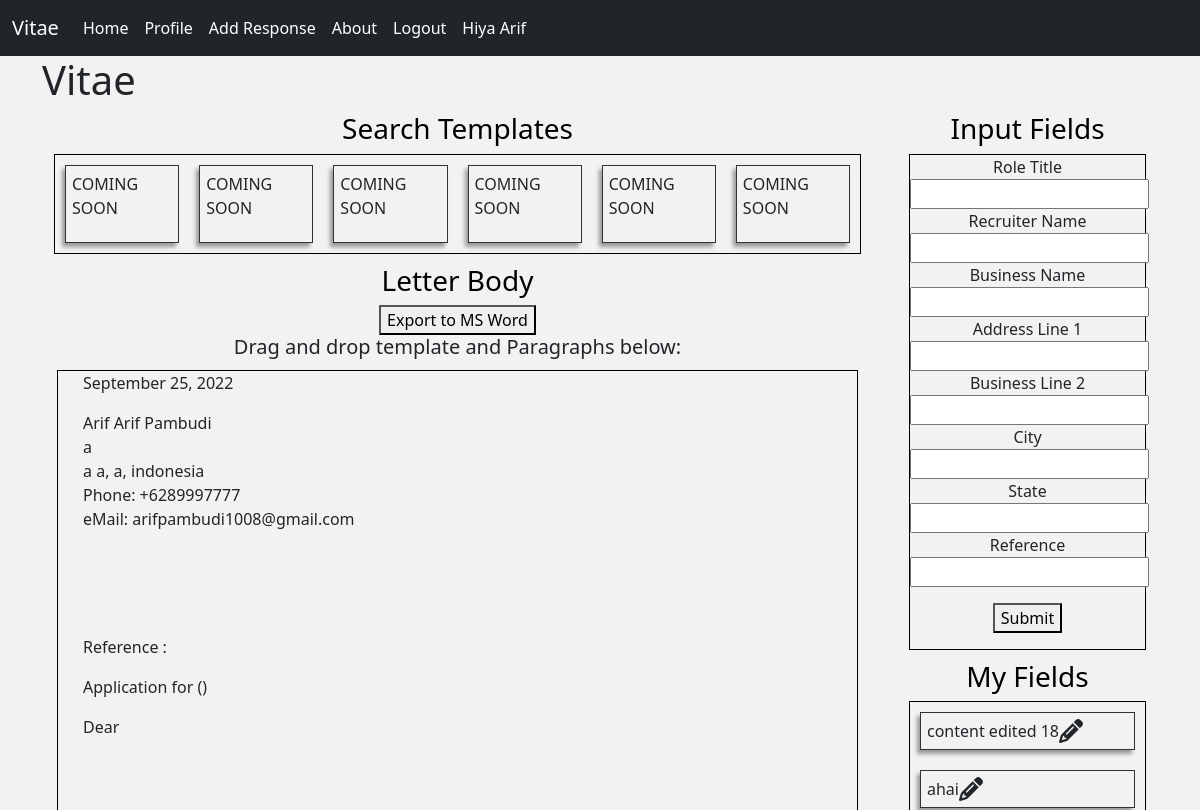
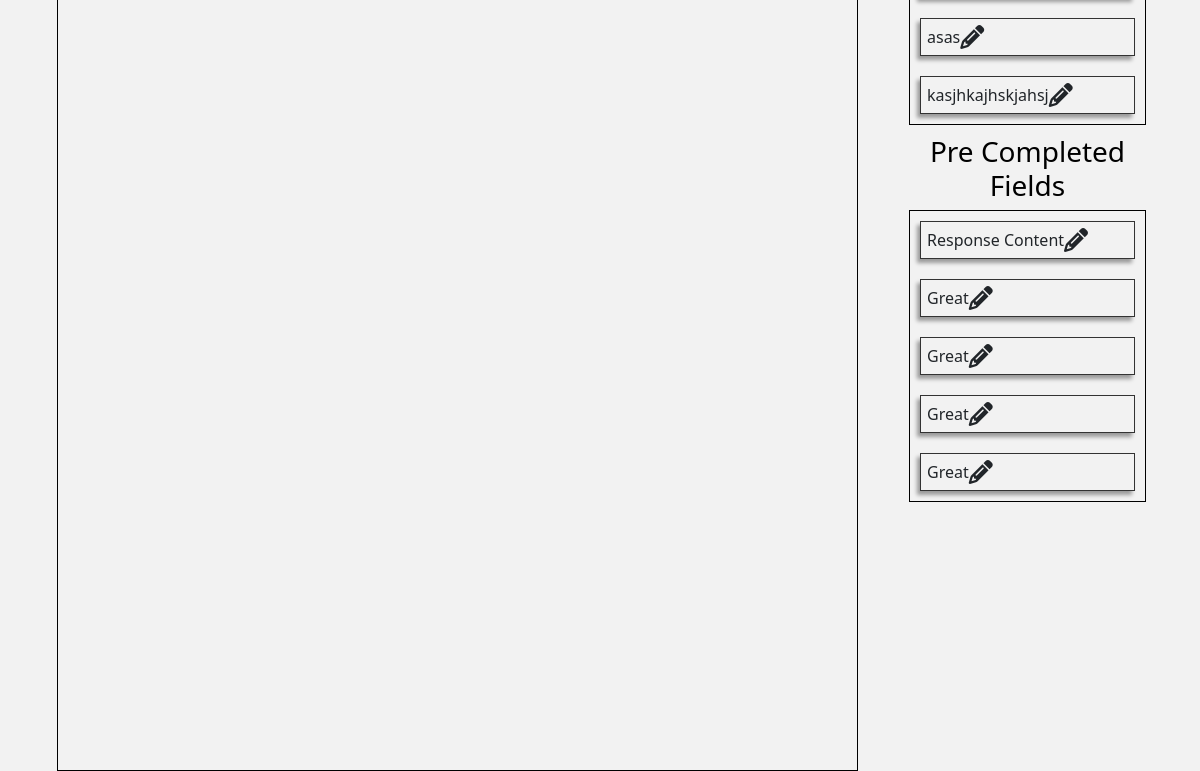
Page / (signed in) on the earlier database version (2 pictures, top to bottom).
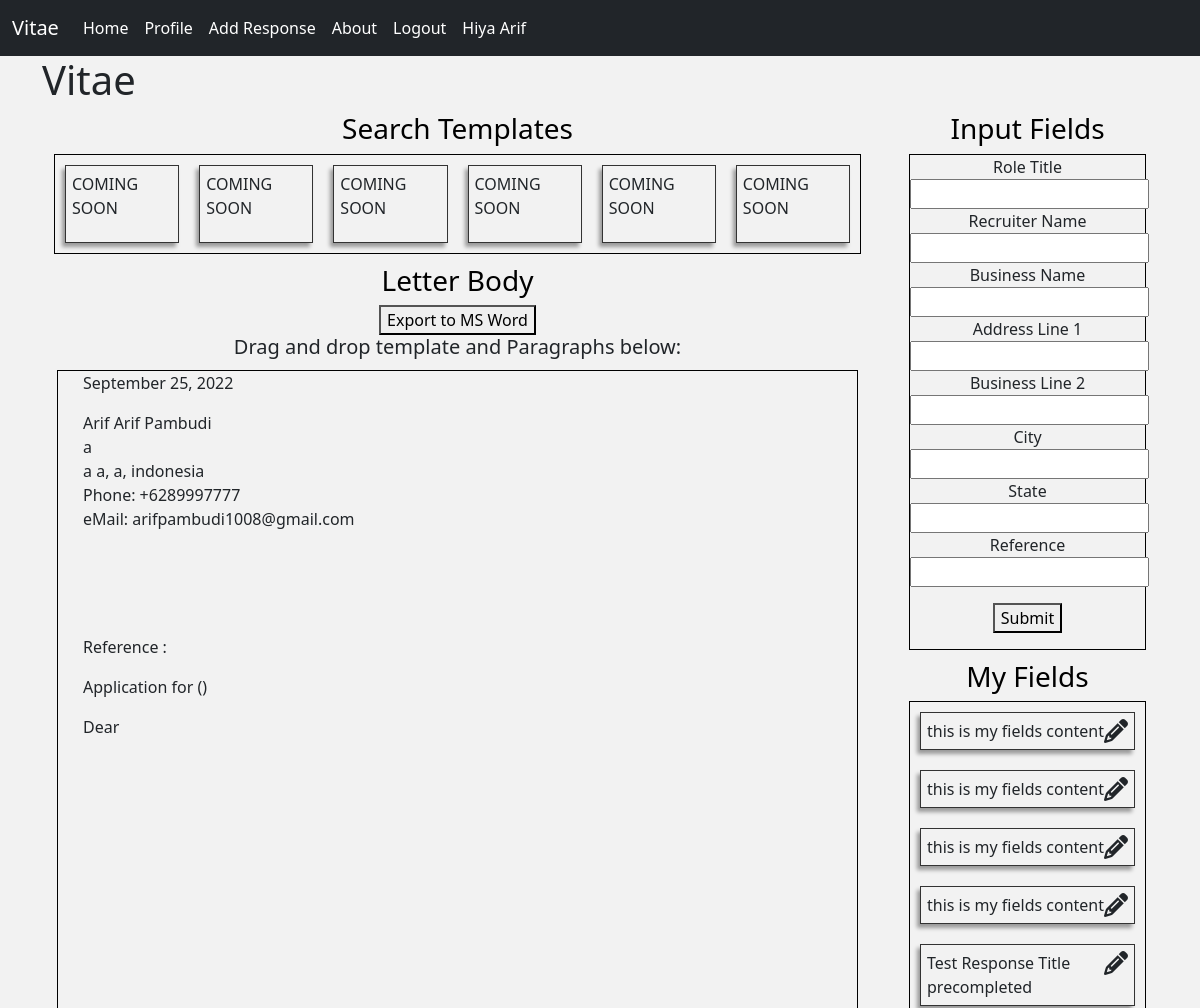
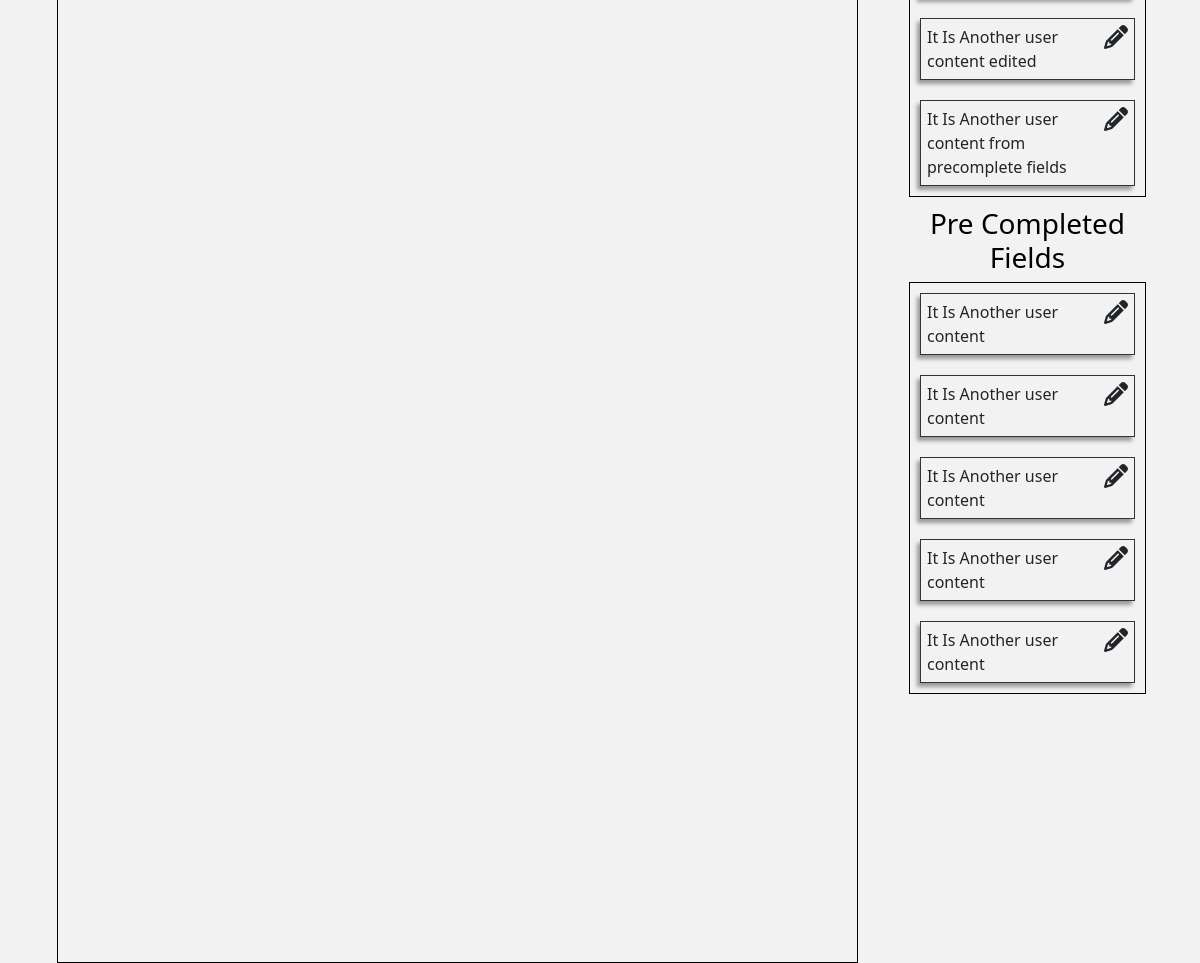
Same page on the later database version (2 pictures, top to bottom).
### authenticate/models.py (models this page shows, shortened)
class User(AbstractUser):
    address_1 = models.CharField(max_length=256)
    address_2 = models.CharField(max_length=256, blank=True)
    suburb = models.CharField(max_length=100)
    postcode = models.CharField(max_length=10)
    state = models.CharField(max_length=100)
    country = models.CharField(max_length=100)
    phone = models.CharField(max_length=20)
    class Meta:
        verbose_name = 'User'
        verbose_name_plural = 'Users'

class Response(models.Model):
    user = models.ForeignKey(User, on_delete=models.CASCADE)
    title = models.CharField(max_length=256)
    content = models.TextField()
    category = models.CharField(max_length=100, choices=categories, default="Other")
    tags = models.CharField(max_length=100, blank=True, null=True)
    class Meta:
        verbose_name = 'Response'
        verbose_name_plural = 'Responses'

### authenticate/views.py (the view)
# urls.py: path('', views.home, name='home'),
def home(request):
    myfields = None
    precompletefields = None
    if request.user.is_authenticated:
        users = User.objects.filter(is_superuser=False).exclude(id=request.user.id)
        myfields = Response.objects.filter(user=request.user)
        precompletefields = Response.objects.filter(user__in=users).order_by('-id')[:5]
        myfields = Response.objects.filter(user=request.user)
    return render(request, 'authenticate/home.html', context = {
        'myfields': myfields,
        'precompletefields': precompletefields
        })

### authenticate/templates/authenticate/home.html (shortened to what this page needs)
{% extends 'authenticate/base.html' %}
{% load static %}
{% block css %}
<link rel="stylesheet" type="text/css" href="{% static 'authenticate/style.css' %}">
{% endblock css %}
{% block content %}
<h1 class="ml-5 pl-5">Vitae</h1>
<div class="row">
    <div class="col-sm-9">
        <div class="container-fluid">
            <h3 class="text-center">Search Templates</h3>
            <div class="row">
                <div class="col">
                    <div class="draggable-item-container" style="display: flex" ondrop="drop(event)"
                        ondragover="allowDrop(event)">
                        <p id="p1" class="draggable" draggable="false" ondragstart="drag(event)">
                            COMING SOON
                        </p>
                        <p id="p2" class="draggable" draggable="false" ondragstart="drag(event)">
                            COMING SOON
                        </p>
                        <p id="p3" class="draggable" draggable="false" ondragstart="drag(event)">
                            COMING SOON
                        </p>
                        <p id="p2" class="draggable" draggable="false" ondragstart="drag(event)">
                            COMING SOON
                        </p>
                        <p id="p3" class="draggable" draggable="false" ondragstart="drag(event)">
                            COMING SOON
                        </p>
                        <p id="p3" class="draggable" draggable="false" ondragstart="drag(event)">
                            COMING SOON
                        </p>
                    </div>
                </div>
            </div>
        </div>
        <div class="container-fluid h-100">
            <div class="flex text-center">
                <h3 class="text-center">Letter Body</h3>
                <button onclick="Export2Doc('letterbody','Cover Letter');">Export to MS Word</button>
            </div>
            <h5>
                <center>Drag and drop template and Paragraphs below:</center>
            </h5>
            <div class="row h-100">
                <div class="col h-100">
                    <div id="letterbody" class="draggable-item-container h-100" ondrop="drop(event)"
                        ondragover="allowDrop(event)">
                        <div>
                            {% if user.is_authenticated %}
                            <p id="datepiker"></p>
                            {{ user.first_name }} {{ user.last_name}}</br>
                            {{ user.address_1}}</br>
                            {{ user.address_2}}
                            {{ user.suburb}}, {{ user.state}}, {{ user.country}}</br>
                            Phone: {{ user.phone}}</br>
                            eMail: {{ user.email}}</p>
                            <p> <br>
                                <br>
                                <br>
                            </p>
                            <p>Reference : </p>
                            <p>Application for ()</p>
                            Dear <br />
                            {% endif %}
                        </div>
                    </div>
                </div>
            </div>
        </div>
    </div>
    <div class="col-sm-3">
        <div class="container-fluid">
            <h3 class="text-center">Input Fields</h3>
            <div class="row">
                <div class="col">
                    <div class="draggable-item-container" ondrop="drop(event)" ondragover="allowDrop(event)">
                        <form onsubmit="return false" class="text-center">
                            <label>Role Title</label></br>
                            <input type="text" id="RecRole" name="role_title"></br>
                            <label> Recruiter Name</label></br>
                            <input type="text" id="RecName" name="recruiter_name"></br>
                            <label> Business Name</label></br>
                            <input type="text" id="BusName" name="business_name"></br>
                            <label> Address Line 1</label></br>
                            <input type="text" id="BusAddress1" name="business_address1"></br>
                            <label> Business Line 2</label></br>
                            <input type="text" id="BusAddress2" name="business_address2"></br>
                            <label> City</label></br>
                            <input type="text" id="BusCity" name="business_city"></br>
                            <label> State</label></br>
                            <input type="text" id="BusState" name="business_state"></br>
                            <label> Reference</label></br>
                            <input type="text" id="RefIn" name="reference"></br>
                            <button id="infos" class="mt-3">Submit</button>
                        </form>
                    </div>
                </div>
            </div>
        </div>
        <div class="container-fluid">
            <h3 class="text-center">My Fields</h2>
                <div class="row">
                    <div class="col">
                        <div class="draggable-item-container" style="display: flex; flex-direction: column"
                            ondrop="drop(event)" ondragover="allowDrop(event)">
                            {% for item in myfields %}
                            <p id="p5" class="draggable" draggable="true" ondragstart="drag(event)">
                                {{ item.content }}
                                <i class="fa-solid fa-pencil" onclick="editResponse('{{ item.id }}')"></i>
                            </p>
                            {% endfor %}
                        </div>
                    </div>
                </div>
        </div>
        <div class="container-fluid">
            <h3 class="text-center">Pre Completed Fields</h2>
                <div class="row">
                    <div class="col">
                        <div class="draggable-item-container" style="display: flex; flex-direction: column"
                            ondrop="drop(event)" ondragover="allowDrop(event)">
                            {% for item in precompletefields %}
                            <p id="p5" class="draggable" draggable="true" ondragstart="drag(event)">
                                {{ item.content }}
                                <i class="fa-solid fa-pencil" onclick="editResponse('{{ item.id }}')"></i>
                            </p>
                            {% endfor %}
                        </div>
                    </div>
                </div>
        </div>
    </div>
</div>
{% endblock content %}

### authenticate/templates/authenticate/base.html (shortened to what this page needs)
{% load static %}
<!doctype html>
<html lang="en">
<head>
    <link href="https://cdn.jsdelivr.net/npm/bootstrap@5.2.0-beta1/dist/css/bootstrap.min.css" rel="stylesheet"
>
    <link rel="stylesheet" type="text/css" href="{% static 'authenticate/stylehome.css' %}">
    <link href="{% static 'fontawesomefree/css/fontawesome.css' %}" rel="stylesheet" type="text/css">
    <link href="{% static 'fontawesomefree/css/brands.css' %}" rel="stylesheet" type="text/css">
    <link href="{% static 'fontawesomefree/css/solid.css' %}" rel="stylesheet" type="text/css">
    {% block css %}{% endblock css %}
</head>
<body>
    <nav class="navbar navbar-expand-lg navbar-dark bg-dark">
        <div class="container-fluid">
            <a class="navbar-brand" href="{% url 'home' %}">Vitae</a>
            <div class="collapse navbar-collapse" id="navbarSupportedContent">
                <ul class="navbar-nav ml-auto">
                    {% if user.is_authenticated %}
                    <li class="nav-item">
                        <a class="nav-link active" href="{% url 'home' %}">Home</a>
                    </li>
                    <li class="nav-item">
                        <a class="nav-link active" href="{% url 'profile' %}">Profile</a>
                    </li>
                    <li class="nav-item">
                        <a class="nav-link active" href="{% url 'response' %}">Add Response</a>
                    </li>
                    <li class="nav-item">
                        <a class="nav-link active" href="{% url 'about' %}">About</a>
                    </li>
                    <li class="nav-item">
                        <a class="nav-link active" href="{% url 'logout' %}">Logout</a>
                    </li>
                    <li class="nav-item">
                        <a class="nav-link active ml-5">Hiya {{ user.first_name }} </a>
                    </li>
                    {% endif %}
                </ul>
            </div>
        </div>
    </nav>
    <div class="container">
        {% block content %}
        {% endblock content %}
    </div>
</body>
</html>

### authenticate/static/authenticate/stylehome.css (style rules this page uses)
body { background-color: #f2f2f2; }

### authenticate/static/authenticate/style.css (style rules this page uses)
h3 { color: black; }
#letterbody { height: 620px; margin: 3px; padding-left: 25px; padding-right: 25px; }
.draggable { display: flex; height: auto; cursor: move; border: 1px solid #333; margin: 6px; padding: 6px; overflow: hidden; overflow-y: scroll; box-shadow: -3px 4px 4px rgba(0, 0, 0, 0.37); }
.draggable i { display: flex; cursor: pointer; position: relative; top: 0; right: 0; margin: 0; padding: 0; font-size: 1.5em; }

### authenticate/templates/authenticate/home.html (style rules this page uses)
.draggable-item-container { min-height: 100px; border: 1px solid black; margin-bottom: 10px; }
.draggable { margin: 10px; }

Differences in the rows shown:
changed Response (number 1 of 12 on the later page): content "content edited 18" → "this is my fields content"
changed Response (number 2 of 12 on the later page): content "ahai" → "this is my fields content"
changed Response (number 3 of 12 on the later page): content "asas" → "this is my fields content"
changed Response (number 4 of 12 on the later page): content "kasjhkajhskjahsj" → "this is my fields content"
added Response: content "Test Response Title precompleted", shown under "My Fields"
added Response: content "It Is Another user content edited", shown under "My Fields"
added Response: content "It Is Another user content from precomplete fields", shown under "My Fields"
changed Response (number 8 of 12 on the later page): content "Response Content" → "It Is Another user content"
changed Response (number 9 of 12 on the later page): content "Great" → "It Is Another user content"
changed Response (number 10 of 12 on the later page): content "Great" → "It Is Another user content"
changed Response (number 11 of 12 on the later page): content "Great" → "It Is Another user content"
changed Response (number 12 of 12 on the later page): content "Great" → "It Is Another user content"
